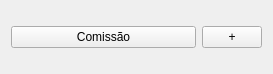
<?xml version="1.0" encoding="UTF-8"?>
<ui version="4.0">
 <class>ItemView</class>
 <widget class="QWidget" name="ItemView">
  <property name="geometry">
   <rect>
    <x>0</x>
    <y>0</y>
    <width>273</width>
    <height>74</height>
   </rect>
  </property>
  <property name="windowTitle">
   <string>Form</string>
  </property>
  <layout class="QVBoxLayout" name="verticalLayout_2">
   <item>
    <layout class="QHBoxLayout" name="horizontalLayout_2">
     <item>
      <layout class="QVBoxLayout" name="verticalLayout">
       <item>
        <widget class="QPushButton" name="nome">
         <property name="text">
          <string>Comissão</string>
         </property>
        </widget>
       </item>
      </layout>
     </item>
     <item>
      <widget class="QPushButton" name="pushButton">
       <property name="maximumSize">
        <size>
         <width>60</width>
         <height>16777215</height>
        </size>
       </property>
       <property name="cursor">
        <cursorShape>ArrowCursor</cursorShape>
       </property>
       <property name="styleSheet">
        <string notr="true"/>
       </property>
       <property name="text">
        <string>+</string>
       </property>
      </widget>
     </item>
    </layout>
   </item>
  </layout>
 </widget>
 <resources/>
 <connections/>
</ui>
